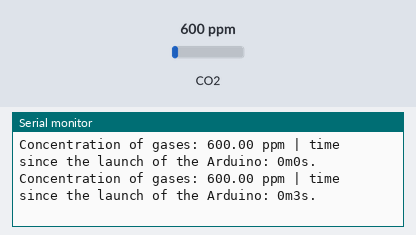
Bench run of a sketch on a simulated Arduino Uno, built with avr-gcc and run on an emulated ATmega328P. Shown: the last lines printed to the serial monitor. The test bench sets the inputs (shaded band); at power-on: CO2 600 ppm.

Above: at 3.8 s.
3.9 s: CO2 set to 452 ppm
At 7.4 s:
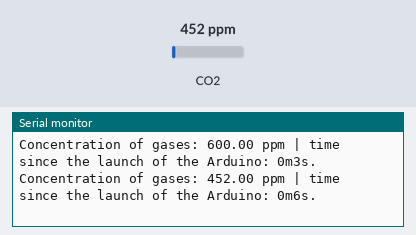
7.8 s: CO2 set to 1050 ppm
At 10.4 s:
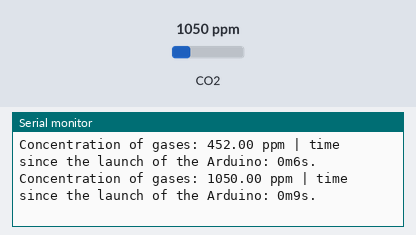
Timing chart, 0 to 11.9 s (numbered marks = the images above; inputs shaded):
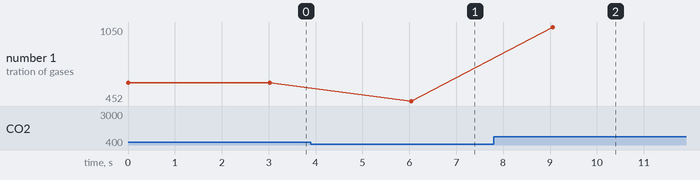

Measured:
- after the input at 3.9 s, the serial monitor: prints a new line after 2.1 s (image 1)
- after the input at 7.8 s, the serial monitor: prints a new line after 1.3 s (image 2)
- plotted number 1: 600 → 452 after the input at 3.9 s, 452 → 1050 after the input at 7.8 s

The sketch:

MQ-135-YT-TUTORIAL.ino
```cpp
///////////////////////////////////
// MQ-135 Gas sensor YT Tutorial //
//        ArduinoCraft           //
///////////////////////////////////
// connection of the necessary library
#include "MQ135.h"
// Sensor pin
#define pinA A0
// initialization of the sensor from the library
MQ135 sensorMQ = MQ135(pinA);

void setup() {
  // initialization of communication over the serial link
  // at 9600 baud
  Serial.begin(9600);
}
void loop() {
  // reading the gas concentration in ppm into the variable
  float ppm = sensorMQ.getPPM();
  // reading time from Arduino start in seconds
  long time = millis() / 1000;
  // print the measured concentration
  Serial.print("Concentration of gases: ");
  Serial.print(ppm);
  Serial.print(" ppm | time since the launch of the Arduino: ");
  Serial.print(time / 60);
  Serial.print("m");
  Serial.print(time % 60);
  Serial.println("s.");

  delay(3000);
}
```
